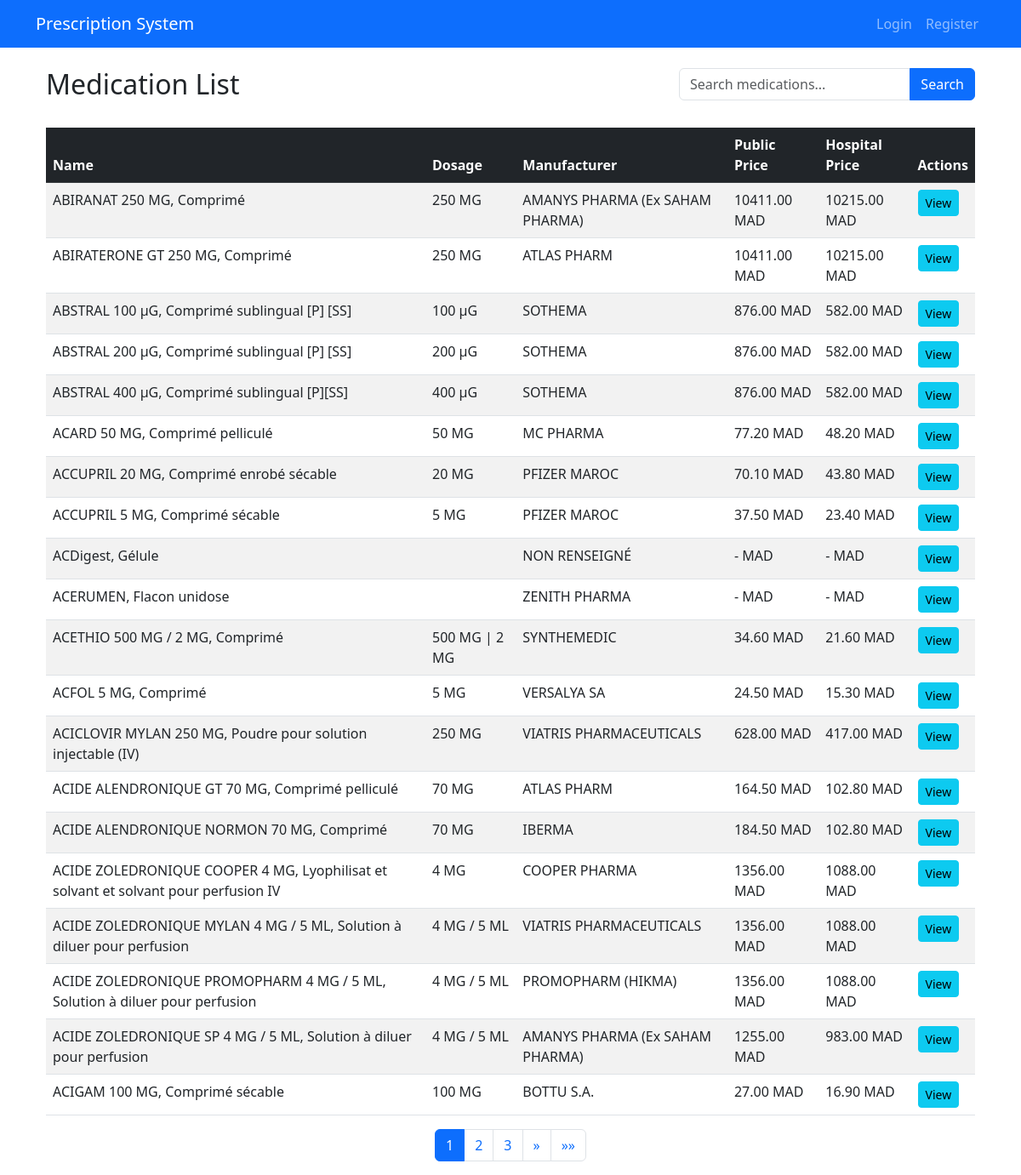
/medications/, run on the app's committed database.
### medications/models.py (models this page shows, shortened)
class Medication(models.Model):
    name = models.CharField(max_length=200)
    presentation = models.CharField(max_length=100)
    dosage = models.CharField(max_length=50)
    distributor = models.CharField(max_length=100)
    composition = models.TextField(blank=True)
    family = models.CharField(max_length=100)
    status = models.CharField(max_length=50)
    atc_code = models.CharField(max_length=15)
    public_price = models.DecimalField(
        max_digits=10,
        decimal_places=2,
        null=True,
        blank=True,
        default=None
    )
    hospital_price = models.DecimalField(
        max_digits=10,
        decimal_places=2,
        null=True,
        blank=True,
        default=None
    )
    table = models.CharField(max_length=1)
    indication = models.TextField()

### medications/views.py (the view)
# urls.py: path('medications/', MedicationTemplateView.as_view(), name='medication-list'),
class MedicationTemplateView(ListView):
    model = Medication
    template_name = 'medications/list.html'
    context_object_name = 'medications'
    paginate_by = 20
    def get_queryset(self):
        queryset = super().get_queryset()
        search_query = self.request.GET.get('q', None)
        if search_query:
            queryset = queryset.filter(
                Q(name__icontains=search_query) |
                Q(composition__icontains=search_query) |
                Q(atc_code__icontains=search_query)
            )
        return queryset.order_by('name')

### medications/templates/medications/list.html (shortened to what this page needs)
{% extends 'base.html' %}
{% block content %}
<div class="container mt-4">
    <div class="row mb-4">
        <div class="col-md-8">
            <h2>Medication List</h2>
        </div>
        <div class="col-md-4">
            <form method="get" action="{% url 'medication-list' %}">
                <div class="input-group">
                    <input type="text" class="form-control" name="q" placeholder="Search medications..."
                        value="{{ request.GET.q }}">
                    <button class="btn btn-primary" type="submit">Search</button>
                </div>
            </form>
        </div>
    </div>
    <div class="table-responsive">
        <table class="table table-striped table-hover">
            <thead class="table-dark">
                <tr>
                    <th>Name</th>
                    <th>Dosage</th>
                    <th>Manufacturer</th>
                    <th>Public Price</th>
                    <th>Hospital Price</th>
                    <th>Actions</th>
                </tr>
            </thead>
            <tbody>
                {% for medication in medications %}
                <tr>
                    <td>{{ medication.name }}</td>
                    <td>{{ medication.dosage }}</td>
                    <td>{{ medication.distributor }}</td>
                    <td>{{ medication.public_price|default:"-" }} MAD</td>
                    <td>{{ medication.hospital_price|default:"-" }} MAD</td>
                    <td>
                        <a href="{% url 'medication-detail' medication.pk %}" class="btn btn-sm btn-info">
                             View
                        </a>
                    </td>
                </tr>
                {% empty %}
                <tr>
                    <td colspan="6" class="text-center">No medications found</td>
                </tr>
                {% endfor %}
            </tbody>
        </table>
    </div>
    {% if is_paginated %}
    <nav aria-label="Medication pagination">
        <ul class="pagination justify-content-center">
            {% for num in page_obj.paginator.page_range %}
            {% if num > page_obj.number|add:'-3' and num < page_obj.number|add:'3' %} <li
                class="page-item {% if page_obj.number == num %}active{% endif %}">
                <a class="page-link" href="?page={{ num }}{% if request.GET.q %}&q={{ request.GET.q }}{% endif %}">
                    {{ num }}
                </a>
                </li>
                {% endif %}
                {% endfor %}
                {% if page_obj.has_next %}
                <li class="page-item">
                    <a class="page-link"
                        href="?page={{ page_obj.next_page_number }}{% if request.GET.q %}&q={{ request.GET.q }}{% endif %}"
                        aria-label="Next">
                        <span aria-hidden="true">&raquo;</span>
                    </a>
                </li>
                <li class="page-item">
                    <a class="page-link"
                        href="?page={{ page_obj.paginator.num_pages }}{% if request.GET.q %}&q={{ request.GET.q }}{% endif %}"
                        aria-label="Last">
                        <span aria-hidden="true">&raquo;&raquo;</span>
                    </a>
                </li>
                {% endif %}
        </ul>
    </nav>
    {% endif %}
</div>
{% endblock %}

### data on the page
Medication: name "ABIRANAT 250 MG, Comprimé", dosage "250 MG", distributor "AMANYS PHARMA (Ex SAHAM PHARMA)", public_price "10411.00", hospital_price "10215.00"
Medication: name "ABIRATERONE GT 250 MG, Comprimé", dosage "250 MG", distributor "ATLAS PHARM", public_price "10411.00", hospital_price "10215.00"
Medication: name "ABSTRAL 100 µG, Comprimé sublingual [P] [SS]", dosage "100 µG", distributor "SOTHEMA", public_price "876.00", hospital_price "582.00"
Medication: name "ABSTRAL 200 µG, Comprimé sublingual [P] [SS]", dosage "200 µG", distributor "SOTHEMA", public_price "876.00", hospital_price "582.00"
Medication: name "ABSTRAL 400 µG, Comprimé sublingual [P][SS]", dosage "400 µG", distributor "SOTHEMA", public_price "876.00", hospital_price "582.00"
Medication: name "ACARD 50 MG, Comprimé pelliculé", dosage "50 MG", distributor "MC PHARMA", public_price "77.20", hospital_price "48.20"
Medication: name "ACCUPRIL 20 MG, Comprimé enrobé sécable", dosage "20 MG", distributor "PFIZER MAROC", public_price "70.10", hospital_price "43.80"
Medication: name "ACCUPRIL 5 MG, Comprimé sécable", dosage "5 MG", distributor "PFIZER MAROC", public_price "37.50", hospital_price "23.40"
Medication: name "ACDigest, Gélule", distributor "NON RENSEIGNÉ", public_price "-", hospital_price "-"
Medication: name "ACERUMEN, Flacon unidose", distributor "ZENITH PHARMA", public_price "-", hospital_price "-"
Medication: name "ACETHIO 500 MG / 2 MG, Comprimé", dosage "500 MG | 2 MG", distributor "SYNTHEMEDIC", public_price "34.60", hospital_price "21.60"
Medication: name "ACFOL 5 MG, Comprimé", dosage "5 MG", distributor "VERSALYA SA", public_price "24.50", hospital_price "15.30"
Medication: name "ACICLOVIR MYLAN 250 MG, Poudre pour solution injectable (IV)", dosage "250 MG", distributor "VIATRIS PHARMACEUTICALS", public_price "628.00", hospital_price "417.00"
Medication: name "ACIDE ALENDRONIQUE GT 70 MG, Comprimé pelliculé", dosage "70 MG", distributor "ATLAS PHARM", public_price "164.50", hospital_price "102.80"
Medication: name "ACIDE ALENDRONIQUE NORMON 70 MG, Comprimé", dosage "70 MG", distributor "IBERMA", public_price "184.50", hospital_price "102.80"
Medication: name "ACIDE ZOLEDRONIQUE COOPER 4 MG, Lyophilisat et solvant et solvant pour perfusion IV", dosage "4 MG", distributor "COOPER PHARMA", public_price "1356.00", hospital_price "1088.00"
Medication: name "ACIDE ZOLEDRONIQUE MYLAN 4 MG / 5 ML, Solution à diluer pour perfusion", dosage "4 MG / 5 ML", distributor "VIATRIS PHARMACEUTICALS", public_price "1356.00", hospital_price "1088.00"
Medication: name "ACIDE ZOLEDRONIQUE PROMOPHARM 4 MG / 5 ML, Solution à diluer pour perfusion", dosage "4 MG / 5 ML", distributor "PROMOPHARM (HIKMA)", public_price "1356.00", hospital_price "1088.00"
Medication: name "ACIDE ZOLEDRONIQUE SP 4 MG / 5 ML, Solution à diluer pour perfusion", dosage "4 MG / 5 ML", distributor "AMANYS PHARMA (Ex SAHAM PHARMA)", public_price "1255.00", hospital_price "983.00"
Medication: name "ACIGAM 100 MG, Comprimé sécable", dosage "100 MG", distributor "BOTTU S.A.", public_price "27.00", hospital_price "16.90"

### other printed values
{{ num }} "1" "2" "3"
